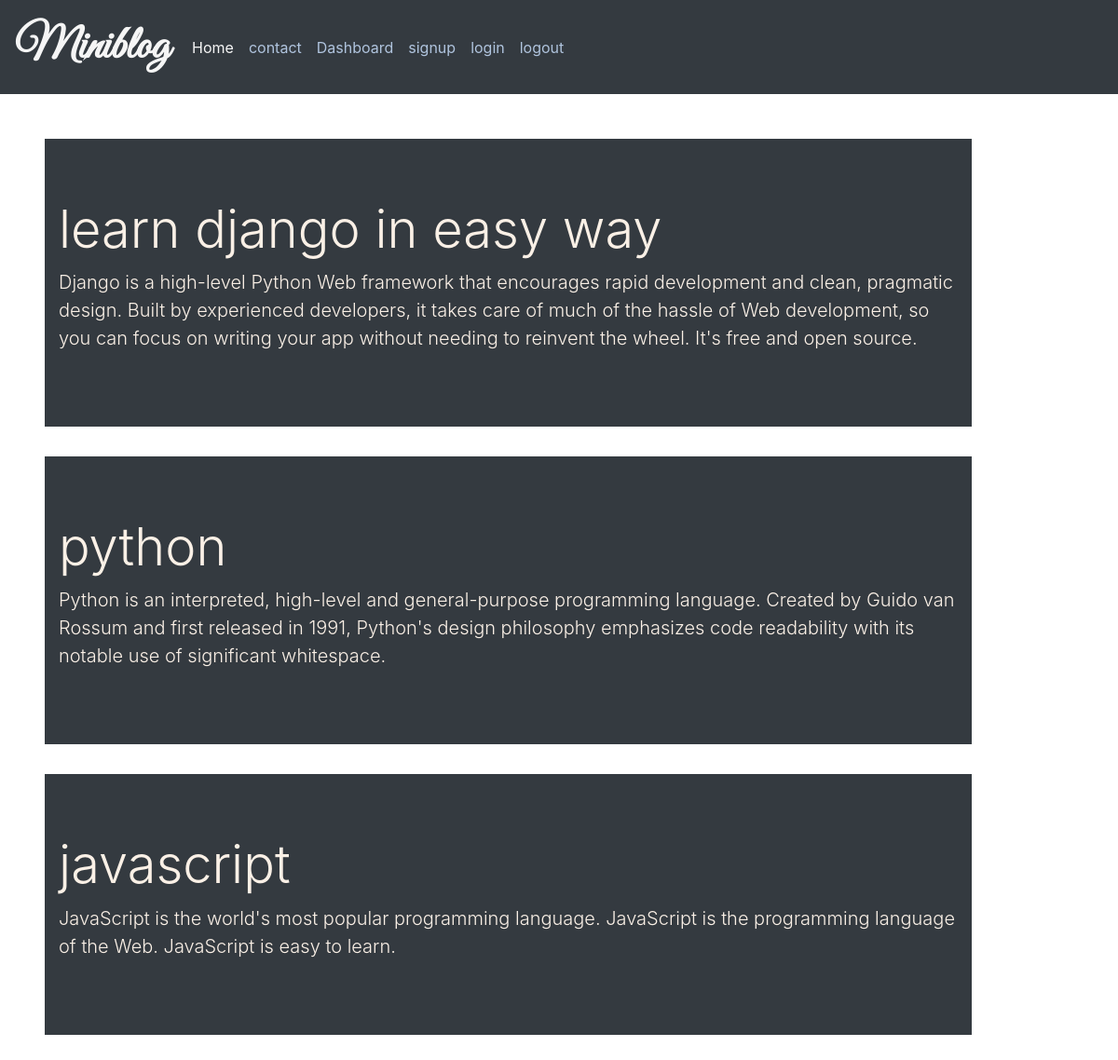
Screenshot of /home/ (signed in) with the database file from the repository.
### blog/models.py (models this page shows)
class blog(models.Model):
    title=models.CharField(max_length=70)
    desc=models.TextField()

### blog/views.py (the view)
# urls.py: path('home/',views.home,name='home'),
def home(request):
    context={'home':'active'}
    if request.user.is_authenticated:
            if request.method=='POST':
                fm=blog(request.POST)
                if fm.is_valid():
                    fm.save()
            stud=blog.objects.all()
            return render(request,'home.html',{'stud':stud,'home':'active'})
    else:
        return HttpResponseRedirect('/login/')

### blog/templates/home.html (shortened to what this page needs)
{% extends 'base.html' %}
{% block content %}
<div class="col-sm-10 py-5 mx-5">
    {% for stud in stud %}
    <div class="jumbotron jumbotron-fluid bg-dark">
        <div class="container">
          <h1 class="display-4 jumbo-colo">{{stud.title}}</h1>
          <p class="lead jumbo-colo">{{stud.desc}}</p>
        </div>
      </div>
    {% endfor %}
</div>
{% endblock content %}

### blog/static/css/style.css (style rules this page uses)
.jumbo-colo { color: linen !important; }

### rows the page displays
blog: title "learn django in easy way", desc "Django is a high-level Python Web framework that encourages rapid development and clean, pragmatic design. Built by experienced developers, it takes care of much of the hassle of Web development, so you can focus on writing your app without needing to reinvent the wheel. It's free and open source."
blog: title "python", desc "Python is an interpreted, high-level and general-purpose programming language. Created by Guido van Rossum and first released in 1991, Python's design philosophy emphasizes code readability with its notable use of significant whitespace."
blog: title "javascript", desc "JavaScript is the world's most popular programming language. JavaScript is the programming language of the Web. JavaScript is easy to learn."
